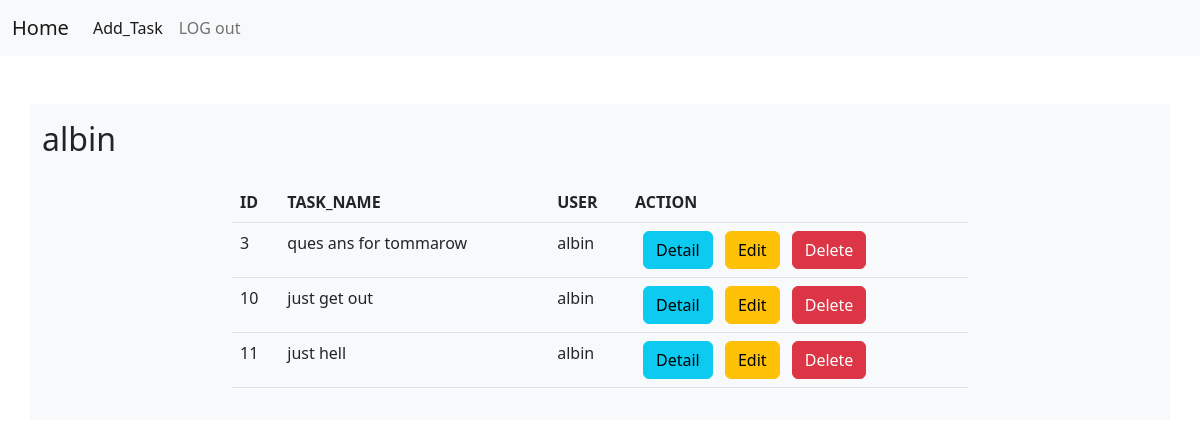
The app's page /listtask/ (signed in) with its own data.
### task/models.py (models this page shows, shortened)
class Task(models.Model):
    task_name=models.CharField(max_length=200)
    user=models.ForeignKey(User,on_delete=models.CASCADE)
    created_date=models.DateTimeField(auto_now_add=True)
    status=models.BooleanField(default=False)

### task/views.py (the view)
# urls.py: path("listtask/",views.TasklistView.as_view(),name="todo-list"),
@method_decorator(required_signin,name="dispatch")
class TasklistView(ListView):
    model=Task
    template_name="list-task.html"
    context_object_name="tasks"
    def get_queryset(self):
        return Task.objects.filter(user=self.request.user)

### task/views.py (called while the page is built)
def required_signin(fn):
    def inner(request,*args,**kwargs):
        if not request.user.is_authenticated:
            messages.error(request,"u must login")
            return redirect("sign-in")
        else:
            return fn(request,*args,**kwargs)
    return inner

### task/templates/list-task.html (shortened to what this page needs)
{%extends 'base.html'%}
{% block body_block %}
<div class="container mt-5 bg-light pt-3 pb-3">
    <h2>{{request.user}}</h2>
    <div class="row">
        <div class="col-2"></div>
        <div class="col-8">
            <table class="table mt-3">
                <tr>
                    <th>ID</th>
                    <th>TASK_NAME</th>
                    <th>USER</th>
                    <th>ACTION</th>
                </tr>
                {%for task in tasks%}
                <tr>
                    <td>{{task.id}}</td>
                    <td>{{task.task_name}}</td>
                    <td>{{task.user}}</td>
                    <td>
                        <a href="{%url 'todo-detail' task.id%}" class="btn btn-info  ms-2">Detail</a>
                        <a href="{%url 'todo-update' task.id%}" class="btn btn-warning ms-2">Edit</a>
                        <a href="{%url 'todo-delete' task.id%}" class="btn btn-danger ms-2">Delete</a>
                    </td>
                </tr>
                {%endfor%}
            </table>
        </div>
        <div class="col-2"></div>
    </div>
</div>
{% endblock %}

### records on screen
Task: id "3", task_name "ques ans for tommarow", user "albin"
Task: id "10", task_name "just get out", user "albin"
Task: id "11", task_name "just hell", user "albin"

### other values on screen
{{ request.user }} "albin"
